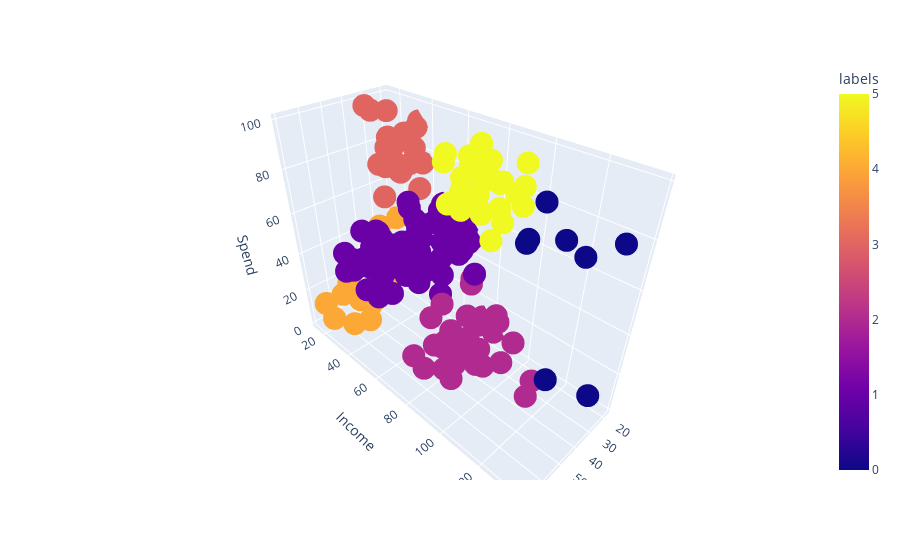

Notebook cell for this chart:
### Markdown cell above
## Visualize 3d Scatter Plot

### Code cell
import plotly.express as px
fig = px.scatter_3d(data_frame=X2, x='Age', y='Income', z= 'Spend', color='labels')
fig.show()

### Figure 1 — Plotly figure (JSON) as saved in the notebook; plotly's stock layout.template omitted (floating-point values rounded to 4 significant figures; data arrays with more than 128 entries replaced by an {"elided": "..."} marker saying what was removed)
{"data": [{"hovertemplate": "Age=%{x}<br>Income=%{y}<br>Spend=%{z}<br>labels=%{marker.color}<extra></extra>", "legendgroup": "", "marker": {"color": {"elided": "200 int values"}, "coloraxis": "coloraxis", "symbol": "circle"}, "mode": "markers", "name": "", "scene": "scene", "showlegend": false, "x": {"elided": "200 int values"}, "y": {"elided": "200 int values"}, "z": {"elided": "200 int values"}, "type": "scatter3d"}], "layout": {"scene": {"domain": {"x": [0.0, 1.0], "y": [0.0, 1.0]}, "xaxis": {"title": {"text": "Age"}}, "yaxis": {"title": {"text": "Income"}}, "zaxis": {"title": {"text": "Spend"}}}, "coloraxis": {"colorbar": {"title": {"text": "labels"}}, "colorscale": [[0.0, "#0d0887"], [0.1111, "#46039f"], [0.2222, "#7201a8"], [0.3333, "#9c179e"], [0.4444, "#bd3786"], [0.5556, "#d8576b"], [0.6667, "#ed7953"], [0.7778, "#fb9f3a"], [0.8889, "#fdca26"], [1.0, "#f0f921"]]}, "legend": {"tracegroupgap": 0}, "margin": {"t": 60}}}
